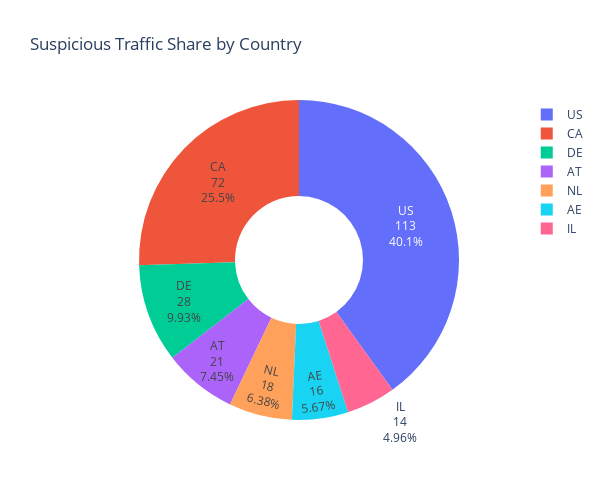

Notebook code cell kept with this figure:
### Markdown cell above
## Insight from the Line Plot

**Title:** *Web Traffic Over Time*

---

## Key Observations:

* **Spike Patterns in Bytes In:**

  * Clear bursts of **incoming traffic ("Bytes In")** are visible, especially between **00:00–02:00** and **08:00–09:00** on April 26, 2024.
  * The spikes reach up to **25 million bytes**, suggesting heavy inbound activity during those times.

* **Minimal Bytes Out:**

  * **Outgoing traffic ("Bytes Out")** remains consistently low across the entire timeline.
  * This one-sided traffic pattern is **unusual for regular user sessions** and may indicate:

    * Data being **downloaded from a remote server**
    * **Scanning, scraping, or malware fetching behavior**

* **Gaps in Activity:**

  * A noticeable lull in traffic from **02:00 to 08:00**, which could be due to:

    * Scheduled automation
    * Off-peak system inactivity
    * Intentional timing to avoid detection

---

## Recommendation:

* **Flag these traffic spikes** for deeper inspection—especially if they originate from suspicious IPs or locations.
* Compare against normal baselines: these sudden surges could represent **scripted data pulls or coordinated attacks**.

### Code cell
#2.Suspicious Session Share by Country
suspicious_country = df[df['is_suspicious'] == 1]['src_ip_country_code'].value_counts().reset_index()
suspicious_country.columns = ['country', 'count']

fig = px.pie(suspicious_country, names='country', values='count',
             title='Suspicious Traffic Share by Country', hole=0.4,width=600,height=500 )
fig.update_traces(textinfo='label+percent+value')
fig.show()

### Figure 1 — Plotly figure (JSON) as saved in the notebook; plotly's stock layout.template omitted (floating-point values rounded to 4 significant figures)
{"data": [{"domain": {"x": [0, 1], "y": [0, 1]}, "hole": 0.4, "hovertemplate": "country=%{label}<br>count=%{value}<extra></extra>", "labels": ["US", "CA", "DE", "AT", "NL", "AE", "IL"], "legendgroup": "", "name": "", "showlegend": true, "textinfo": "label+percent+value", "type": "pie", "values": [113, 72, 28, 21, 18, 16, 14]}], "layout": {"height": 500, "legend": {"tracegroupgap": 0}, "title": {"text": "Suspicious Traffic Share by Country"}, "width": 600}}
